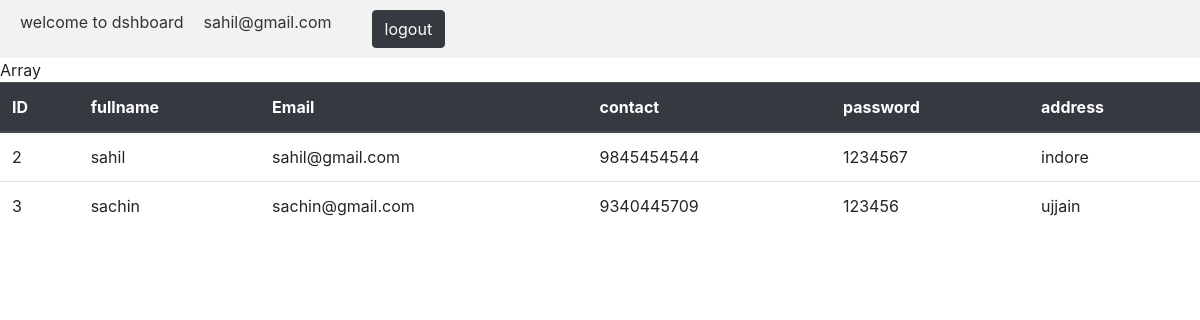
The page /Dashboard.php (signed in) on the database its author committed.
### tables this page shows
CREATE TABLE `user` (
  `id` int(11) NOT NULL,
  `fullname` varchar(255) NOT NULL,
  `emaildb` varchar(255) NOT NULL,
  `contact` varchar(10) NOT NULL,
  `password` varchar(15) NOT NULL,
  `address` varchar(255) NOT NULL
);

### Dashboard.php (the view, shortened to what this page needs)
<?php
$servername = "localhost";
$username = "root";
$passworddb = "";
$dbname = "Taskdb";
$conn = new mysqli($servername, $username, $passworddb, $dbname);
$sql = "SELECT * FROM user";
$result = $conn->query($sql);
?>
<!DOCTYPE html>
<html lang="en">
<head>
  <link rel="stylesheet" href="https://cdn.jsdelivr.net/npm/bootstrap@4.3.1/dist/css/bootstrap.min.css">
  <link rel="stylesheet" href="style.css">
</head>
<body>
<div class="navbar">
        <div class="navbar-container">
        <a href="#" class="navbar-item">welcome to dshboard</a>
       <a href="" class="navbar-item"><?php echo $_SESSION['user']['emaildb']; ?></a>
       <a href="" class="navbar-item">
        <form action="Dashboard.php" method="post">
        <button type="submit" class="btn btn-dark">logout</button></a>
        </div>
    </div>
  <table class="table">
    <thead class="thead-dark">
      <tr>
        <th>ID</th>
        <th>fullname</th>
        <th>Email</th>
        <th>contact</th>
        <th>password</th>
        <th>address</th>
      </tr>
    </thead>
    <tbody>
      <?php while ($row = $result->fetch_assoc()) { ?>
        <tr>
          <td><?php echo $row['id']; ?></td>
          <td><?php echo $row['fullname']; ?></td>
          <td><?php echo $row['emaildb']; ?></td>
          <td><?php echo $row['contact']; ?></td>
          <td><?php echo $row['password']; ?></td>
          <td><?php echo $row['address']; ?></td>
        </tr>
      <?php } ?>
    </tbody>
  </table>
</body>
</html>

### style.css (style rules this page uses)
.navbar { background-color: #f2f2f2; padding: 10px; }
.navbar-container { display: flex; justify-content: center; }
.navbar-item { text-decoration: none; color: #333; margin: 0 10px; }

### Dashboard.php (style rules this page uses)
.table { width: 100%; margin-bottom: 1rem; color: #212529; }
.table thead th { vertical-align: bottom; border-bottom: 2px solid #dee2e6; }
.table .thead-dark th { color: #fff; background-color: #343a40; border-color: #454d55; }
.table td, .table th { padding: 0.75rem; vertical-align: top; border-top: 1px solid #dee2e6; }

### rows shown on the page
user: id "2", fullname "sahil", emaildb "sahil@gmail.com", contact "9845454544", password "1234567", address "indore"
user: id "3", fullname "sachin", emaildb "sachin@gmail.com", contact "9340445709", password "123456", address "ujjain"

### other values the page prints
$_SESSION['user']['emaildb'] "sahil@gmail.com"
